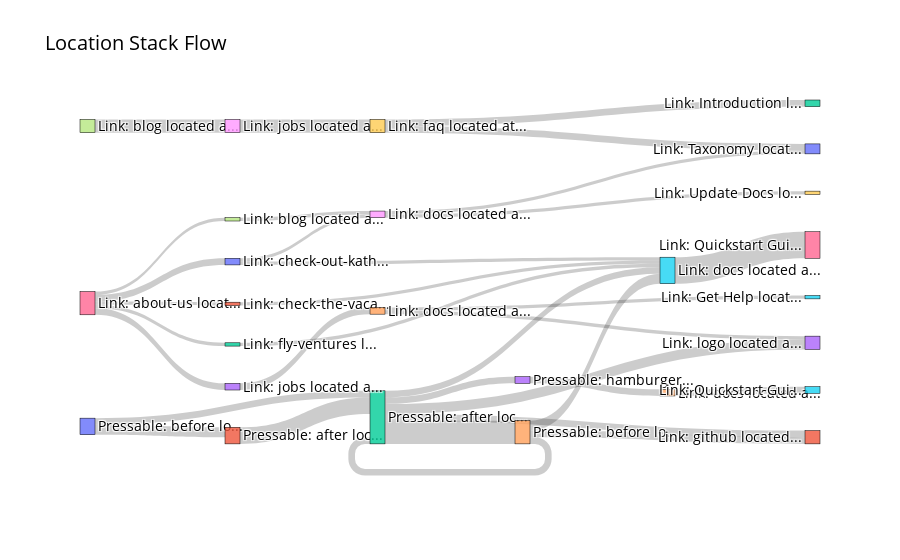

The notebook cell saved with this chart:
### Markdown cell above
We can use a Sankey diagram to visualize these customer journeys that lead to conversion (or drop-off). This helps you to select which sequences are most interesting to analyze further.

Let's plot it for the example above, where we filtered down to the sequences that converted on the 4th step. The width of each link represents the amount of times that flow was used, and you can hover over each link to see the source and target node.

### Code cell
# Plot the Sankey diagram using the top 15 examples via the `n_top_examples` param
funnel.plot_sankey_diagram(df_steps_till_conversion[condition_convert_on_step_4], n_top_examples=15)

### Figure 1 — Plotly figure (JSON) as saved in the notebook; plotly's stock layout.template omitted (floating-point values rounded to 4 significant figures)
{"data": [{"link": {"customdata": ["Pressable: before located at Root Location: home => Content: capture-data => Content: data-capture-workflow-before-after", "Pressable: after located at Root Location: home => Content: capture-data => Content: data-capture-workflow-before-after", "Pressable: after located at Root Location: home => Content: modeling => Content: modeling-workflow-before-after", "Link: logo located at Root Location: home => Navigation: navbar-top", "Pressable: before located at Root Location: home => Content: modeling => Content: modeling-workflow-before-after", "Link: docs located at Root Location: home => Navigation: navbar-top", "Link: Quickstart Guide located at Root Location: home => Navigation: docs-sidebar", "Link: blog located at Root Location: about => Navigation: navbar-top", "Link: jobs located at Root Location: blog => Navigation: navbar-top", "Link: faq located at Root Location: jobs => Navigation: navbar-top", "Link: Taxonomy located at Root Location: home => Navigation: navbar-top", "Link: github located at Root Location: home => Navigation: navbar-top", "Link: Introduction located at Root Location: home => Navigation: docs-sidebar", "Pressable: hamburger located at Root Location: home => Navigation: navbar-top", "Link: docs located at Root Location: home => Navigation: navbar-top => Overlay: hamburger-menu", "Link: Quickstart Guide located at Root Location: home => Navigation: doc-paginator-navigation", "Link: about-us located at Root Location: home => Navigation: navbar-top", "Link: blog located at Root Location: home => Navigation: navbar-top", "Link: docs located at Root Location: blog => Navigation: navbar-top", "Link: Update Docs located at Root Location: home => Navigation: docs-sidebar => Expandable: The Project", "Link: check-out-kathiabarahona-on-github located at Root Location: about => Content: core-team => Content: contributors => Content: KathiaBarahona => Content: contributor-card => Content: avatar", "Link: check-the-vacancy located at Root Location: about => Content: announcement-bar", "Link: fly-ventures located at Root Location: about => Content: why-us", "Link: jobs located at Root Location: about => Navigation: navbar-top", "Link: docs located at Root Location: jobs => Navigation: navbar-top", "Link: Get Help located at Root Location: home => Navigation: docs-sidebar => Expandable: The Project"], "hovertemplate": "SOURCE: %{source.customdata}<br />TARGET: %{target.customdata}<br />", "source": [0, 1, 2, 2, 4, 5, 7, 8, 9, 4, 2, 0, 4, 2, 9, 2, 13, 14, 16, 17, 18, 16, 20, 18, 20, 16, 21, 16, 22, 16, 23, 24, 24], "target": [1, 2, 3, 4, 5, 6, 8, 9, 10, 2, 11, 2, 11, 5, 12, 13, 14, 15, 17, 18, 19, 20, 18, 10, 5, 21, 5, 22, 5, 23, 24, 25, 3], "value": [3, 5, 3, 7, 3, 8, 4, 4, 2, 2, 2, 2, 2, 2, 2, 2, 2, 2, 1, 1, 1, 2, 1, 1, 1, 1, 1, 1, 1, 2, 2, 1, 1]}, "node": {"customdata": ["Pressable: before located at Root Location: home => Content: capture-data => Content: data-capture-workflow-before-after", "Pressable: after located at Root Location: home => Content: capture-data => Content: data-capture-workflow-before-after", "Pressable: after located at Root Location: home => Content: modeling => Content: modeling-workflow-before-after", "Link: logo located at Root Location: home => Navigation: navbar-top", "Pressable: before located at Root Location: home => Content: modeling => Content: modeling-workflow-before-after", "Link: docs located at Root Location: home => Navigation: navbar-top", "Link: Quickstart Guide located at Root Location: home => Navigation: docs-sidebar", "Link: blog located at Root Location: about => Navigation: navbar-top", "Link: jobs located at Root Location: blog => Navigation: navbar-top", "Link: faq located at Root Location: jobs => Navigation: navbar-top", "Link: Taxonomy located at Root Location: home => Navigation: navbar-top", "Link: github located at Root Location: home => Navigation: navbar-top", "Link: Introduction located at Root Location: home => Navigation: docs-sidebar", "Pressable: hamburger located at Root Location: home => Navigation: navbar-top", "Link: docs located at Root Location: home => Navigation: navbar-top => Overlay: hamburger-menu", "Link: Quickstart Guide located at Root Location: home => Navigation: doc-paginator-navigation", "Link: about-us located at Root Location: home => Navigation: navbar-top", "Link: blog located at Root Location: home => Navigation: navbar-top", "Link: docs located at Root Location: blog => Navigation: navbar-top", "Link: Update Docs located at Root Location: home => Navigation: docs-sidebar => Expandable: The Project", "Link: check-out-kathiabarahona-on-github located at Root Location: about => Content: core-team => Content: contributors => Content: KathiaBarahona => Content: contributor-card => Content: avatar", "Link: check-the-vacancy located at Root Location: about => Content: announcement-bar", "Link: fly-ventures located at Root Location: about => Content: why-us", "Link: jobs located at Root Location: about => Navigation: navbar-top", "Link: docs located at Root Location: jobs => Navigation: navbar-top", "Link: Get Help located at Root Location: home => Navigation: docs-sidebar => Expandable: The Project"], "hovertemplate": "NODE: %{customdata}", "label": ["Pressable: before lo...", "Pressable: after loc...", "Pressable: after loc...", "Link: logo located a...", "Pressable: before lo...", "Link: docs located a...", "Link: Quickstart Gui...", "Link: blog located a...", "Link: jobs located a...", "Link: faq located at...", "Link: Taxonomy locat...", "Link: github located...", "Link: Introduction l...", "Pressable: hamburger...", "Link: docs located a...", "Link: Quickstart Gui...", "Link: about-us locat...", "Link: blog located a...", "Link: docs located a...", "Link: Update Docs lo...", "Link: check-out-kath...", "Link: check-the-vaca...", "Link: fly-ventures l...", "Link: jobs located a...", "Link: docs located a...", "Link: Get Help locat..."], "line": {"color": "black", "width": 0.5}, "pad": 25, "thickness": 15}, "orientation": "h", "type": "sankey"}], "layout": {"font": {"color": "black", "size": 14}, "hoverlabel": {"bgcolor": "white", "font": {"size": 11}}, "title": {"font": {"color": "black"}, "text": "Location Stack Flow"}}}
